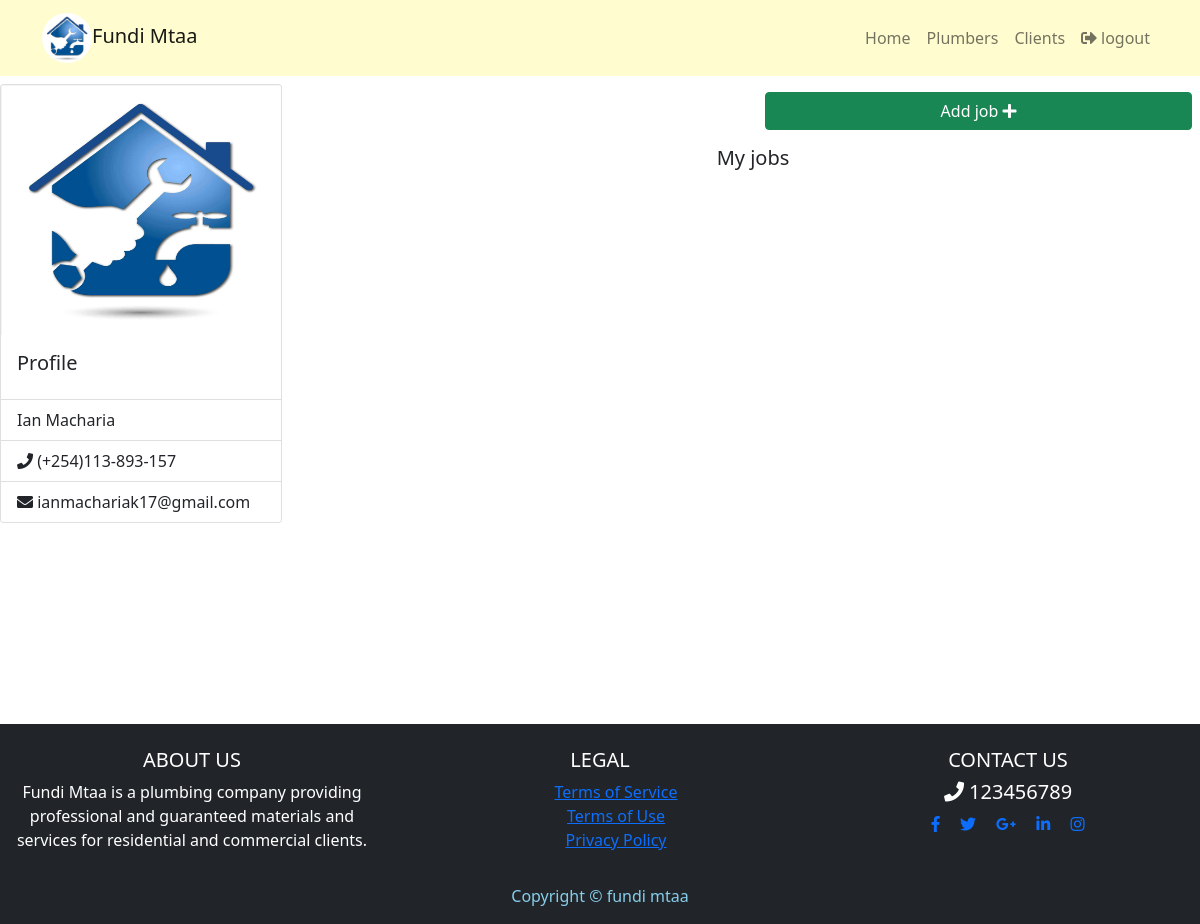
Page /clientView (signed in) on the committed database.
### accounts/models.py (models this page shows, shortened)
class Account(AbstractBaseUser):
    ROLES = [
        ('admin', 'admin'),
        ('client', 'client'),
        ('plumber', 'plumber'),
    ]
    id = models.UUIDField(primary_key=True, default=uuid.uuid4, editable=False)
    fullName = models.CharField(max_length=200)
    email = models.EmailField(max_length=254, unique=True)
    phoneNumber = models.CharField(max_length=20, unique=True)
    role = models.CharField(max_length=30,choices=ROLES)
    county = models.CharField(max_length=200, null=True, blank=True)
    date_joined = models.DateTimeField(
        verbose_name='date joined', auto_now_add=True)
    last_login = models.DateTimeField(verbose_name='last login', auto_now=True)
    is_admin = models.BooleanField(default=False)
    is_active = models.BooleanField(default=True)
    is_staff = models.BooleanField(default=False)
    is_superuser = models.BooleanField(default=False)
    USERNAME_FIELD = 'email'
    REQUIRED_FIELDS = ['fullName', 'phoneNumber', 'role']
    objects = AccountManager()

### jobs/views.py (the view)
# urls.py: path('clientView', views.client_dashboard, name="client_dashboard"),
@login_required(login_url='login_view')
def client_dashboard(request):
    context = {}
    context['counties'] = counties
    context['email'] = request.user.email
    context['phone'] = request.user.phoneNumber
    context['name'] = request.user.fullName
    context['jobs'] = Job.objects.filter(created_by=request.user.id)
    return render(request, 'jobs/clientHome.html', context)

### templates/jobs/clientHome.html (shortened to what this page needs)
{% extends 'base.html' %}
{% load static %}
{% load humanize %}
{% block content %}
    <link rel="stylesheet" href="{% static 'css/style.css' %}">
    {% include 'partials/navbar.html' %}
    <main>
        <div class="row">
            <div class="col-md-3 mt-2">
                <div class="card">
                    <img class="card-img-top" src="{% static 'img/logo.jpg' %}" width="250" height="250" alt="Card image cap">
                    <div class="card-body">
                      <h5 class="card-title ">Profile</h5>
                    </div>
                    <ul class="list-group list-group-flush">
                      <li class="list-group-item"> {{name}}</li>
                      <li class="list-group-item"><i class="fas fa-phone"></i> {{phone}}</li>
                      <li class="list-group-item"><i class="fas fa-envelope"></i> {{email}}</li>
                    </ul>
                  </div>
            </div>
            <div class="col-md-9 mt-2">
                <div class="row">
                    <div class="col">
                    </div>
                    <div class="col m-2">
                        <button type="button" class="btn btn-success" style="width:100%" data-toggle="modal" data-target="#exampleModal">
                            Add job <i class="fas fa-plus"></i>
                        </button>
                    </div>
                </div>
                <div class="mt-2">
                    <h5 class="text-center">My jobs</h5>
                </div>
            </div>
        </div>
    </main>
    {% include 'partials/footer.html' %}
{% endblock content %}

### static/css/style.css (style rules this page uses)
main { min-height: 80vh; }

### rows in the picture
Account: fullName "Ian Macharia", phoneNumber "(+254)113-893-157", email "ianmachariak17@gmail.com"
